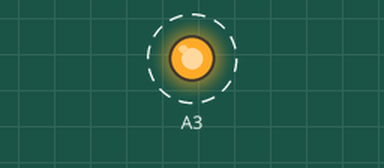
Simulated run of this sketch. Board: Arduino Uno, built with avr-gcc and run on an emulated ATmega328P. Shown: output pins drawn as LEDs (lit = HIGH). Dashed ring = blinking.

Above: at 0.5 s.
Timing chart, 0 to 4.6 s (numbered marks = the images above):
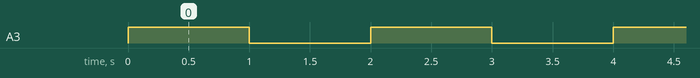

The sketch:

led_a.ino
```cpp
void setup() {
  // put your setup code here, to run once:

  // Markeer pin A4 als output. Zo kunnen we 'digitalWrite' gebruiken
  // om de pin aan te sturen.
  pinMode(A3, OUTPUT);
}

void loop() {

  // Opdracht A; Laat de LED knipperen
  // ------------------------------

  // Met digitalWrite() schrijven we een 1 naar pin A3. Hierdoor gaat het ledje aan.
  digitalWrite(A3, HIGH);

  // We willen wel even zien dat het LEDje brandt. Wacht hiervoor 1 seconden (1000 mili seconden)
  delay(1000);

  // En door LOW (=0) naar pin A3 te schrijven, gaat het LEDje weer uit.
  digitalWrite(A3, LOW);

  // Ook hier willen we weer even wachten voordat we opnieuw beginnen.
  delay(1000);
}
```

Measured:
- by itself, A3: alternates HIGH for 1.0 s and LOW for 1.0 s
